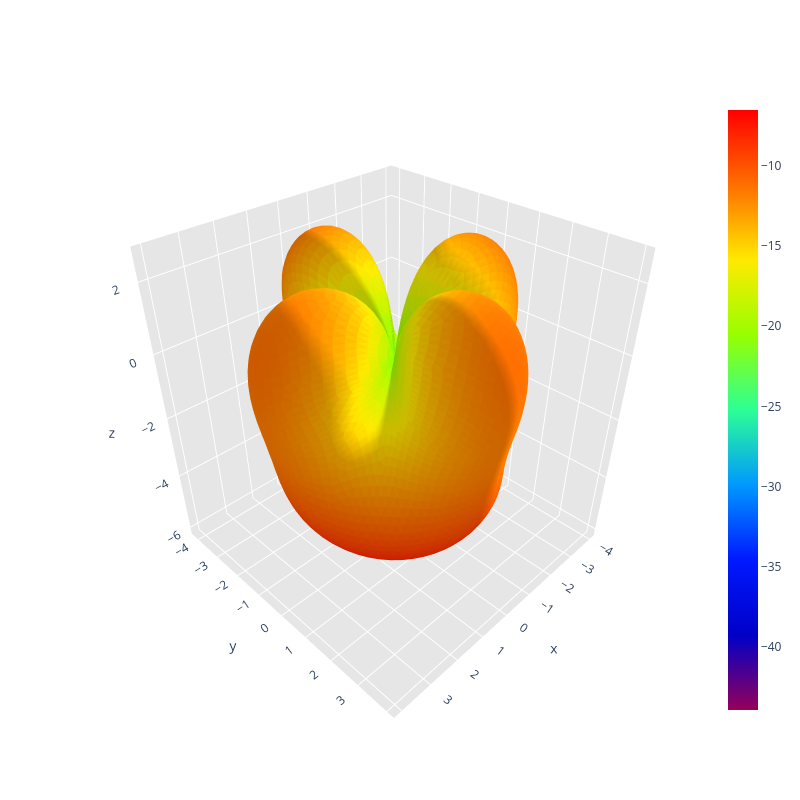

This figure's notebook cell:
### Code cell
display_rhcp_gain(path)

### Figure 1 — Plotly figure (JSON) as saved in the notebook; plotly's stock layout.template omitted (floating-point values rounded to 4 significant figures; data arrays with more than 128 entries replaced by an {"elided": "..."} marker saying what was removed)
{"data": [{"facecolor": {"elided": "10296 str values"}, "i": {"elided": "10296 int values"}, "j": {"elided": "10296 int values"}, "k": {"elided": "10296 int values"}, "name": "", "type": "mesh3d", "x": {"elided": "5150 float values"}, "y": {"elided": "5150 float values"}, "z": {"elided": "5150 float values"}}, {"hoverinfo": "none", "marker": {"color": [-43.94, -6.516], "colorscale": [[0, "rgb(150, 0, 90)"], [0.125, "rgb(0, 0, 200)"], [0.25, "rgb(0, 25, 255)"], [0.375, "rgb(0, 152, 255)"], [0.5, "rgb(44, 255, 150)"], [0.625, "rgb(151, 255, 0)"], [0.75, "rgb(255, 234, 0)"], [0.875, "rgb(255, 111, 0)"], [1, "rgb(255, 0, 0)"]], "showscale": true, "size": 0.1}, "mode": "markers", "showlegend": false, "type": "scatter3d", "x": [1.837e-19], "y": [-4.499e-35], "z": [0.003]}], "layout": {"height": 800, "scene": {"aspectratio": {"x": 0.9262, "y": 0.9367, "z": 1}, "xaxis": {"backgroundcolor": "rgb(230, 230, 230)", "gridcolor": "rgb(255, 255, 255)", "showbackground": true, "zerolinecolor": "rgb(255, 255, 255)"}, "yaxis": {"backgroundcolor": "rgb(230, 230, 230)", "gridcolor": "rgb(255, 255, 255)", "showbackground": true, "zerolinecolor": "rgb(255, 255, 255)"}, "zaxis": {"backgroundcolor": "rgb(230, 230, 230)", "gridcolor": "rgb(255, 255, 255)", "showbackground": true, "zerolinecolor": "rgb(255, 255, 255)"}}, "title": {"text": ""}, "width": 800}}
